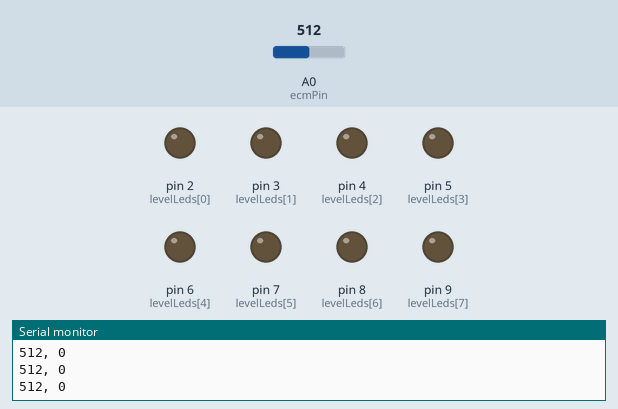
A sketch run on a simulated Arduino Uno, built with avr-gcc and run on an emulated ATmega328P. Shown: output pins drawn as LEDs (lit = HIGH), the last lines printed to the serial monitor. The inputs (shaded band) are chosen by the test bench; at power-on: A0 (ecmPin) = 512.

Above: at 1.2 s.
1.3 s: A0 (ecmPin) set to 436
2.8 s: A0 (ecmPin) set to 413
At 3.7 s:
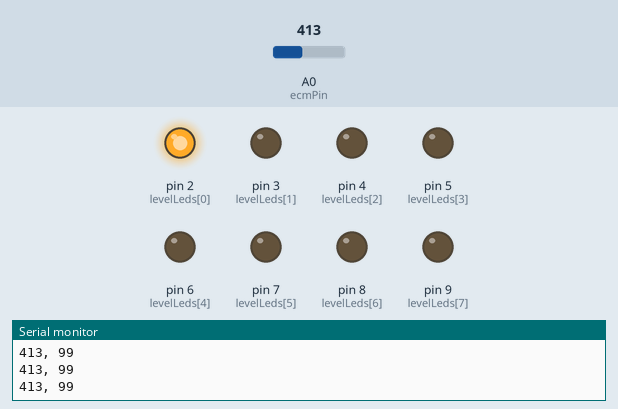
4.3 s: A0 (ecmPin) set to 392
5.8 s: A0 (ecmPin) set to 368
At 6.2 s:
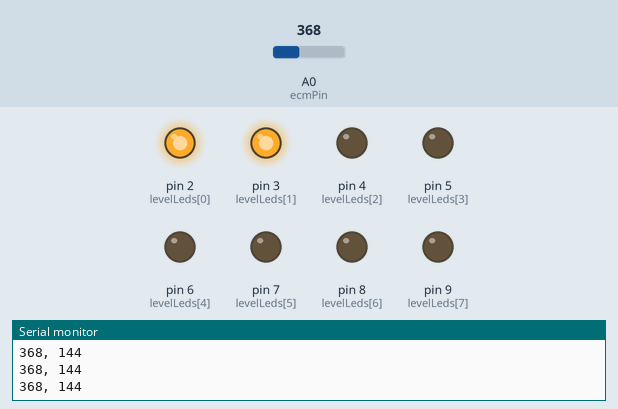
7.3 s: A0 (ecmPin) set to 350
10.3 s: A0 (ecmPin) set to 322
At 11.0 s:
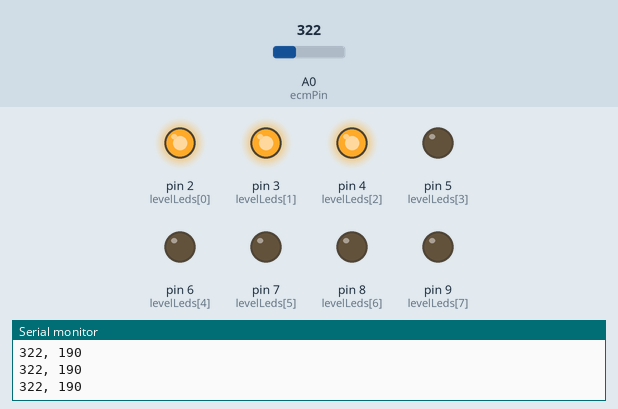
Timing chart, 0 to 12.8 s (numbered marks = the images above; inputs shaded):
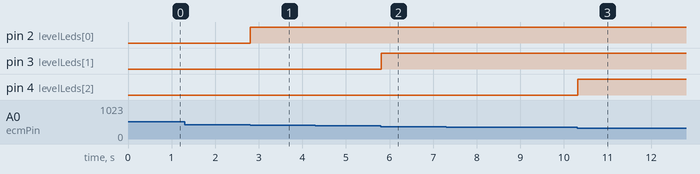

The sketch:

mic_basic.ino
```cpp
int levelLeds[] = {
  2,3,4,5,6,7,8,9 };

void setup()
{
  for(int i=0;i<8;i++){
    pinMode(levelLeds[i],OUTPUT);
    digitalWrite(levelLeds[i],LOW);
  }
  Serial.begin(9600);
}

int ecmPin = 0;

void loop()
{
  static int lasEcmLevel = 0;
  int input = analogRead(ecmPin);

  Serial.print(input);
  Serial.print(", ");

  input = abs(input - 512);

  Serial.println(input);

  int ecmLevel = map(input, 50, 380, 0, 8);

//  if(ecmLevel > lasEcmLevel)
//    lasEcmLevel++;
//  else if(ecmLevel < lasEcmLevel)
//    lasEcmLevel--;
  lasEcmLevel = ecmLevel;

  int pos;
  for(pos=0;pos<lasEcmLevel;pos++){
    digitalWrite(levelLeds[pos],HIGH);
  }

  for(;pos<8;pos++){
    digitalWrite(levelLeds[pos],LOW);
  }

  delay(5);
}
```

Measured:
- the behaviour switches between 421 and 420 on A0 (ecmPin) (found by bisection; images 0 and 1)
- the behaviour switches between 380 and 379 on A0 (ecmPin) (found by bisection; images 1 and 2)
- the behaviour switches between 339 and 338 on A0 (ecmPin) (found by bisection; images 2 and 3)
- after the input at 2.8 s, pin 2 (levelLeds[0]): LOW → HIGH at once
- after the input at 5.8 s, pin 3 (levelLeds[1]): LOW → HIGH at once
- after the input at 10.3 s, pin 4 (levelLeds[2]): LOW → HIGH at once
